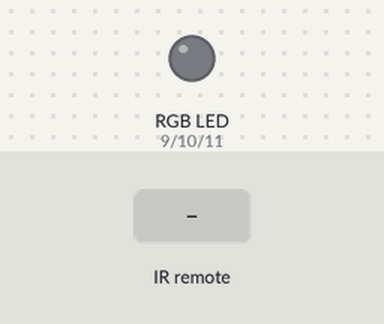
Recording of a sketch running on a simulated Arduino Uno, built with avr-gcc and run on an emulated ATmega328P. Parts: an RGB LED mixed from three pins (HIGH = lit). The inputs (shaded band) are chosen by the test bench.

Above: at 1.2 s.
1.3 s: infrared code 0xFF30CF received
At 1.9 s:
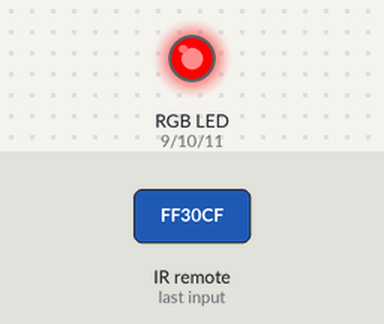
2.8 s: infrared code 0xFF18E7 received
At 4.0 s:
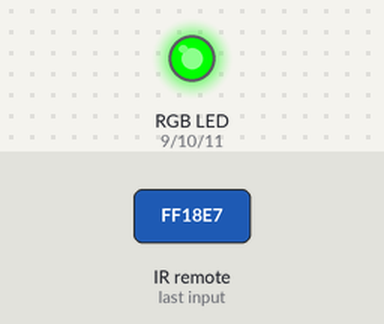
4.3 s: infrared code 0xFF7A85 received
At 5.4 s:
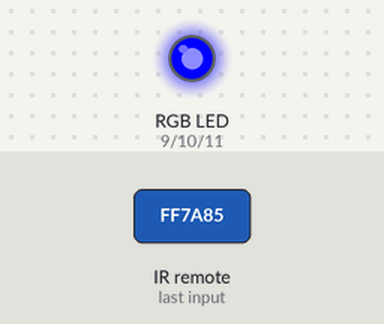
5.8 s: infrared code 0xFF38C7 received
At 6.5 s:
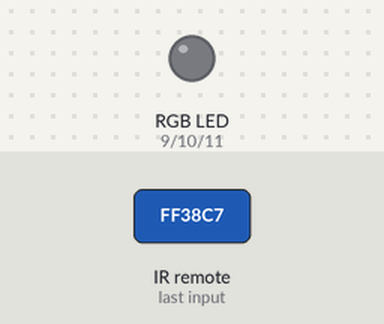
Timing chart, 0 to 8.3 s (numbered marks = the images above; inputs shaded):
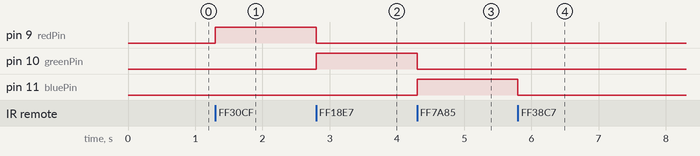

The sketch:

light_sens_1.ino
```cpp
#include <IRremote.h>

const int redPin = 9;           // R – digital 9
const int greenPin = 10;        // G – digital 10
const int bluePin = 11;         // B – digital 11
const int RECV_PIN = 3;         // IR receiver pin

IRrecv irrecv(RECV_PIN);        // Create IR receiver object
decode_results results;

// Define button codes (replace with your actual remote codes)
const unsigned long RED_BUTTON = 0xFF30CF;
const unsigned long GREEN_BUTTON = 0xFF18E7;
const unsigned long BLUE_BUTTON = 0xFF7A85;
const unsigned long OFF_BUTTON = 0xFF38C7;

void setup() {
  pinMode(redPin, OUTPUT);
  pinMode(greenPin, OUTPUT);
  pinMode(bluePin, OUTPUT);
  irrecv.enableIRIn();          // Start the IR receiver
}

void loop() {
  if (irrecv.decode(&results)) {   // If an IR signal is received
    switch (results.value) {
      case RED_BUTTON:   // Red color
        colorRGB(255, 0, 0);
        break;
      case GREEN_BUTTON: // Green color
        colorRGB(0, 255, 0);
        break;
      case BLUE_BUTTON:  // Blue color
        colorRGB(0, 0, 255);
        break;
      case OFF_BUTTON:   // Turn off (all LEDs off)
        colorRGB(0, 0, 0);
        break;
    }
    irrecv.resume();  // Receive the next value
  }
}

// Set the RGB color
void colorRGB(int red, int green, int blue) {
  analogWrite(redPin, red);
  analogWrite(greenPin, green);
  analogWrite(bluePin, blue);
}
```

Measured:
- after the input at 1.3 s, pin 9 (redPin): LOW → HIGH at once
- after the input at 2.8 s, pin 9 (redPin): HIGH → LOW at once; pin 10 (greenPin): LOW → HIGH at once
- after the input at 4.3 s, pin 10 (greenPin): HIGH → LOW at once; pin 11 (bluePin): LOW → HIGH at once
- after the input at 5.8 s, pin 11 (bluePin): HIGH → LOW at once
